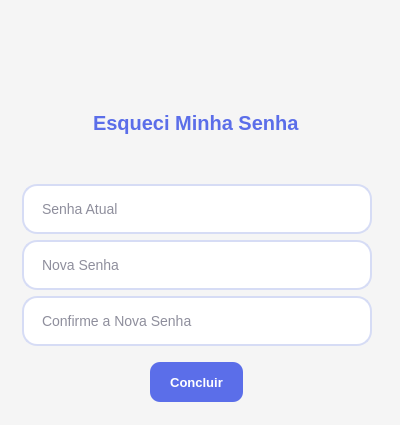
<?xml version="1.0" encoding="UTF-8"?>
<ui version="4.0">
 <class>Dialog</class>
 <widget class="QDialog" name="Dialog">
  <property name="geometry">
   <rect>
    <x>0</x>
    <y>0</y>
    <width>400</width>
    <height>425</height>
   </rect>
  </property>
  <property name="minimumSize">
   <size>
    <width>400</width>
    <height>425</height>
   </size>
  </property>
  <property name="maximumSize">
   <size>
    <width>400</width>
    <height>425</height>
   </size>
  </property>
  <property name="windowTitle">
   <string>Esqueci Minha Senha</string>
  </property>
  <property name="windowIcon">
   <iconset>
    <normaloff>imagens/cadeado.png</normaloff>imagens/cadeado.png</iconset>
  </property>
  <property name="styleSheet">
   <string notr="true">QLineEdit {
    background-color: #FFFFFF;
    color: #1E1E3A;
    border: 1.8px solid #D6DCF5;
    border-radius: 15px;
    padding: 11px 16px;
    font-size: 14px;
    font-family: 'Segoe UI', 'SF Pro Text', sans-serif;
    selection-background-color: #A8B8FF;
    selection-color: #1E1E3A;
}
QPushButton {
    background-color: #5B6EE9;
    color: #FFFFFF;
    border: none;
    border-radius: 10px;
    padding: 13px 20px;
    font-size: 13px;
    font-weight: 750;
    font-family: 'Segoe UI', 'SF Pro Text', sans-serif;
	margin-top: 10px;
}

QPushButton:hover {
    background-color: #4A5DD6;
}

QLabel {
    font-size: 20px;
    font-weight: bold;
    color: #5B6EE9;
	margin-bottom: 30px;
}

QDialog {
    background-color: #f5f5f5;
}</string>
  </property>
  <widget class="QWidget" name="">
   <property name="geometry">
    <rect>
     <x>20</x>
     <y>10</y>
     <width>354</width>
     <height>392</height>
    </rect>
   </property>
   <layout class="QVBoxLayout" name="verticalLayout_3">
    <item>
     <layout class="QHBoxLayout" name="horizontalLayout">
      <item alignment="Qt::AlignHCenter">
       <widget class="QLabel" name="label_3">
        <property name="text">
         <string/>
        </property>
        <property name="pixmap">
         <pixmap>imagens/logo.png</pixmap>
        </property>
       </widget>
      </item>
     </layout>
    </item>
    <item>
     <layout class="QVBoxLayout" name="verticalLayout_2">
      <item alignment="Qt::AlignHCenter">
       <widget class="QLabel" name="label">
        <property name="text">
         <string>Esqueci Minha Senha</string>
        </property>
       </widget>
      </item>
     </layout>
    </item>
    <item>
     <layout class="QVBoxLayout" name="verticalLayout">
      <item alignment="Qt::AlignHCenter">
       <widget class="QLineEdit" name="nome">
        <property name="minimumSize">
         <size>
          <width>350</width>
          <height>50</height>
         </size>
        </property>
        <property name="maximumSize">
         <size>
          <width>400</width>
          <height>50</height>
         </size>
        </property>
        <property name="alignment">
         <set>Qt::AlignJustify|Qt::AlignVCenter</set>
        </property>
        <property name="placeholderText">
         <string>Senha Atual</string>
        </property>
       </widget>
      </item>
      <item alignment="Qt::AlignHCenter">
       <widget class="QLineEdit" name="nome_2">
        <property name="minimumSize">
         <size>
          <width>350</width>
          <height>50</height>
         </size>
        </property>
        <property name="maximumSize">
         <size>
          <width>400</width>
          <height>50</height>
         </size>
        </property>
        <property name="alignment">
         <set>Qt::AlignJustify|Qt::AlignVCenter</set>
        </property>
        <property name="placeholderText">
         <string>Nova Senha</string>
        </property>
       </widget>
      </item>
      <item alignment="Qt::AlignHCenter">
       <widget class="QLineEdit" name="nome_4">
        <property name="minimumSize">
         <size>
          <width>350</width>
          <height>50</height>
         </size>
        </property>
        <property name="maximumSize">
         <size>
          <width>400</width>
          <height>50</height>
         </size>
        </property>
        <property name="text">
         <string/>
        </property>
        <property name="alignment">
         <set>Qt::AlignJustify|Qt::AlignVCenter</set>
        </property>
        <property name="placeholderText">
         <string>Confirme a Nova Senha</string>
        </property>
       </widget>
      </item>
      <item alignment="Qt::AlignHCenter">
       <widget class="QPushButton" name="btn_concluir">
        <property name="maximumSize">
         <size>
          <width>100</width>
          <height>50</height>
         </size>
        </property>
        <property name="layoutDirection">
         <enum>Qt::LeftToRight</enum>
        </property>
        <property name="autoFillBackground">
         <bool>false</bool>
        </property>
        <property name="text">
         <string>Concluir</string>
        </property>
        <property name="iconSize">
         <size>
          <width>16</width>
          <height>16</height>
         </size>
        </property>
        <property name="autoRepeat">
         <bool>false</bool>
        </property>
        <property name="default">
         <bool>false</bool>
        </property>
        <property name="flat">
         <bool>false</bool>
        </property>
       </widget>
      </item>
     </layout>
    </item>
   </layout>
  </widget>
 </widget>
 <resources/>
 <connections/>
</ui>
